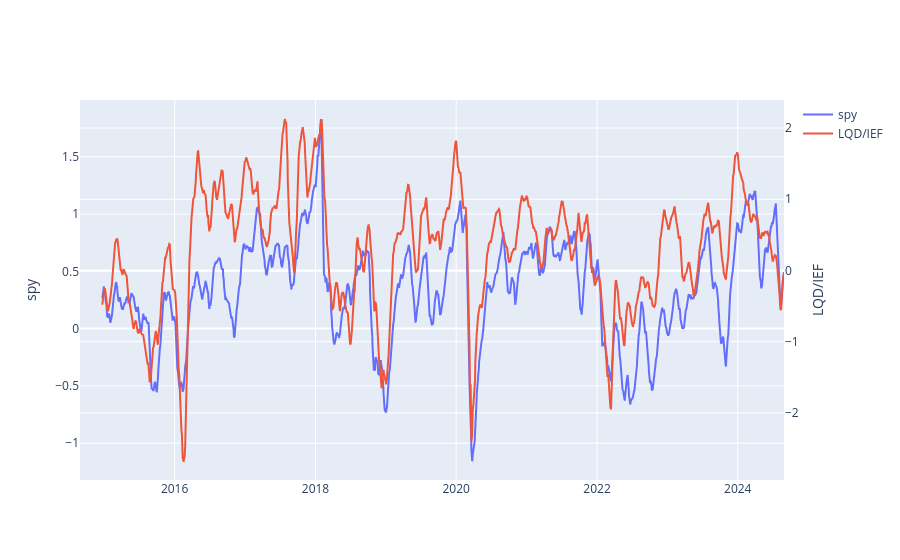

Write notebook code for a chart like this one.
### Code cell
plot_multi_time_series(
    [spy_trend, df_ratio_trend],
    name_list=["spy", "LQD/IEF"],
    yaxis_list=["y1", "y2"],
    yaxis_left=[True, False],
)

### Figure 1 — Plotly figure (JSON) as saved in the notebook; plotly's stock layout.template omitted (floating-point values rounded to 4 significant figures; data arrays with more than 128 entries replaced by an {"elided": "..."} marker saying what was removed)
{"data": [{"name": "spy", "type": "scatter", "x": {"elided": "2517 str values"}, "y": {"elided": "2517 float values"}, "yaxis": "y"}, {"name": "LQD/IEF", "type": "scatter", "x": {"elided": "2517 str values"}, "y": {"elided": "2517 float values"}, "yaxis": "y2"}], "layout": {"autosize": true, "xaxis": {"autorange": true, "range": ["2014-08-28", "2024-08-28"], "type": "date"}, "yaxis": {"autorange": true, "range": [-1.321, 1.995], "side": "left", "title": {"text": "spy"}, "type": "linear"}, "yaxis2": {"anchor": "x", "autorange": true, "overlaying": "y", "range": [-2.942, 2.394], "side": "right", "title": {"text": "LQD/IEF"}, "type": "linear"}}}
